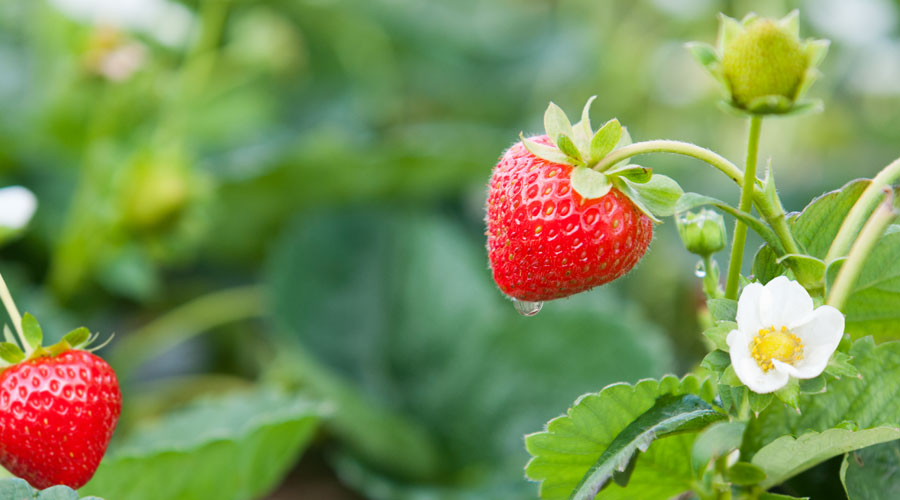
#> input picture strawberry.jpg, 900 x 500 px
$ jupyter execute --allow-errors Object_Detection.ipynb   (shell and % lines are left out)
#> lines starting #> are read from the running program, lines starting #| are printed output that depends on the picture; after the words box and inside, x2 and y2 are one past the last pixel; in counts of white or black regions, pixels touching at a corner belong together
[cell 1]
from __future__ import division
import cv2
import pandas as pd
import numpy as np
import matplotlib.pyplot as plt
import numpy as np

[cell 2]
def show(image):
    plt.figure(figsize=(15, 15))
    plt.imshow(image, interpolation='nearest')

def show_hsv(hsv):
    rgb = cv2.cvtColor(hsv, cv2.COLOR_HSV2RGB)
    show(rgb)

def show_mask(mask):
    plt.figure(figsize=(10, 10))
    plt.imshow(mask, cmap='gray')

def overlay_mask(mask, image):
    rgb_mask = cv2.cvtColor(mask, cv2.COLOR_GRAY2RGB)
    img = cv2.addWeighted(rgb_mask, 0.5, image, 0.5, 0)
    show(img)

[cell 3]
image = cv2.imread('strawberry.jpg')
#> image is the input picture: shape (500, 900, 3); mean B, G, R 84.3, 144.2, 121.5

[cell 4]
image.shape
#> Out = (500, 900, 3)

[cell 5]
import pandas as pd
m, n, r = image.shape
#> m = 500; n = 900; r = 3
arr = image.reshape(m*n, -1)
df = pd.DataFrame(arr, columns=['b', 'g', 'r'])
#> df = table of 450000 rows and 3 columns
df.describe()
#> Out = table of 8 rows and 3 columns

[cell 6]
image = cv2.cvtColor(image, cv2.COLOR_BGR2RGB)

image = cv2.resize(image, None, fx=1/3, fy=1/3)
#> image: shape (167, 300, 3)

[cell 7]
show(image)

[cell 8]
# Show Red/Green/Blue
images = []
for i in [0, 1, 2]:
    colour = image.copy()
    if i != 0: colour[:,:,0] = 0
    if i != 1: colour[:,:,1] = 0
    if i != 2: colour[:,:,2] = 0
    images.append(colour)
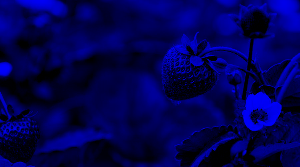
#> colour: shape (167, 300, 3); mean R, G, B 0, 0, 84.2
#> after the loop, images = 3 items

show(np.vstack(images))
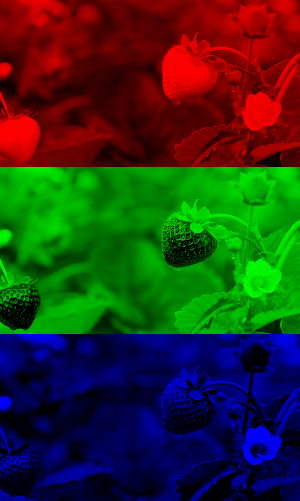
#> shown: shape (501, 300, 3); mean R, G, B 40.5, 48.1, 28.1

[cell 9]
def show_rgb_hist(image):
    colours = ['r', 'g', 'b']
    for i, c in enumerate(colours):
        plt.figure(figsize=(20, 4))
        histr = cv2.calcHist([image], [i], None, [256], [0, 256])
        f2 = np.vectorize(f)
        if c == 'r': colours = [((i/256, 0, 0)) for i in range(0, 256)]
        if c == 'g': colours = [((0, i/256, 0)) for i in range(0, 256)]
        if c == 'b': colours = [((0, 0, i/256)) for i in range(0, 256)]

        plt.bar(range(0, 256), list((histr.reshape(1, -1))[0]), color=colours, edgecolor = colours, width=1)

        plt.show()

#> (the rest of this cell did not finish here and is left out)

[cell 10]
# Convert from RGB to HSV
hsv = cv2.cvtColor(image, cv2.COLOR_RGB2HSV)
#> hsv: shape (167, 300, 3); mean H, S, V 55.9, 126.8, 155.9

images = []
for i in [0,1,2]:
    colour = hsv.copy()
    if i != 0: colour[:, :, 0] = 0
    if i != 1: colour[:, :, 1] = 255
    if i != 2: colour[:, :, 2] = 255
    images.append(colour)
#> colour: shape (167, 300, 3); mean H, S, V 0, 255, 155.9

hsv_stack = np.vstack(images)
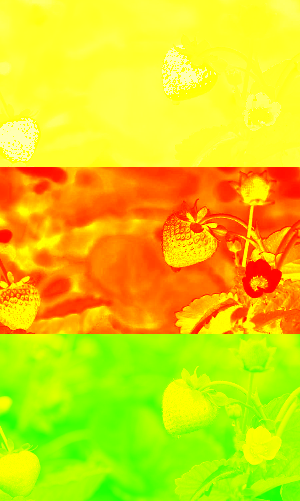
#> hsv_stack: shape (501, 300, 3); mean of channels 0, 1, 2 18.6, 212.3, 222; drawn as B, G, R
rgb_stack = cv2.cvtColor(hsv_stack, cv2.COLOR_HSV2RGB)
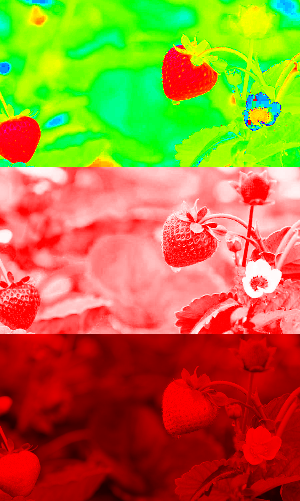
#> rgb_stack: shape (501, 300, 3); mean R, G, B 171.2, 120.8, 51
show(rgb_stack)

[cell 11]
import matplotlib
from matplotlib import colors
matplotlib.rcParams.update({'font.size': 16})

def show_hsv_hist(image):
    # Hue
    plt.figure(figsize=(20, 3))
    histr = cv2.calcHist([image], [0], None, [180], [0, 180])
#> histr = 180 values, max 2183 at index 43, min 0 at index 108, mean 278.3
    plt.xlim([0, 180])
    colours = [colors.hsv_to_rgb((i/180, 1, 0.9)) for i in range(0, 180)]
    plt.bar(range(0, 180), histr.reshape(1, -1).tolist()[0], color=colours, edgecolor=colours, width=1)
    plt.title('Hue')

    # Saturation
    plt.figure(figsize=(20, 3))
    histr = cv2.calcHist([image], [1], None, [256], [0, 256])
#> histr = 256 values, max 1536 at index 255, min 0 at index 1, mean 195.7
    plt.xlim([0, 256])

    colours = [colors.hsv_to_rgb((0, i/256, 1)) for i in range(0, 256)]
    plt.bar(range(0, 256), histr.reshape(1, -1).tolist()[0], color=colours, edgecolor=colours, width=1)
    plt.title('Saturation')

    # Value
    plt.figure(figsize=(20, 3))
    histr = cv2.calcHist([image], [2], None, [256], [0, 256])
#> histr = 256 values, max 726 at index 255, min 0 at index 0, mean 195.7
    plt.xlim([0, 256])

    colours = [colors.hsv_to_rgb((0, 1, i/256)) for i in range(0, 256)]
    plt.bar(range(0, 256), histr.reshape(1, -1).tolist()[0], color=colours, edgecolor=colours, width=1)
    plt.title('Value')

show_hsv_hist(hsv)
#> figure, not shown here; tallest bar 2183 high, from x = 42.5 to 43.5
#> figure, not shown here; tallest bar 1536 high, from x = 254.5 to 255.5
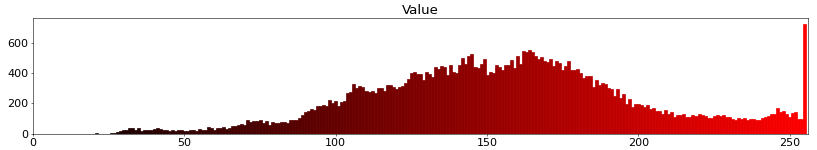
#> figure drawn by matplotlib, 1 panel; tallest bar 726 high, from x = 254.5 to 255.5

[cell 12]
# Blur Image
image_blur = cv2.GaussianBlur(image, (7,7), 0)
show(image_blur)

[cell 13]
image_blur_hsv = cv2.cvtColor(image_blur, cv2.COLOR_RGB2HSV)
#> image_blur_hsv: shape (167, 300, 3); mean H, S, V 54.6, 124.7, 155.6

# 0-10 hue
min_red = np.array([0, 100, 80])
max_red = np.array([10, 256, 256])
image_red1 = cv2.inRange(image_blur_hsv, min_red, max_red)
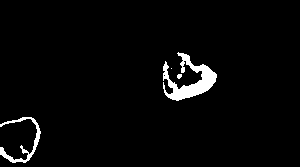
#> image_red1: shape (167, 300); 3% white; 4 white regions (1 under 20 px), largest, box (x1, y1, x2, y2) and area: (163, 52, 217, 101) 1053, (0, 117, 41, 163) 404, (177, 74, 182, 79) 20

# 170-180 hue
min_red2 = np.array([170, 100, 80])
max_red2 = np.array([180, 256, 256])
image_red2 = cv2.inRange(image_blur_hsv, min_red2, max_red2)
#> image_red2: shape (167, 300); 3.6% white; 5 white regions (2 under 20 px), largest, box (x1, y1, x2, y2) and area: (0, 119, 37, 160) 1116, (166, 53, 202, 89) 622, (163, 79, 173, 94) 75

show_mask(image_red1)
show_mask(image_red2)
image_red = image_red1 + image_red2
#> image_red: shape (167, 300); 6.6% white; 2 white regions, box (x1, y1, x2, y2) and area: (163, 52, 217, 101) 1775, (0, 117, 41, 163) 1520
show_mask(image_red)

[cell 14]
kernel = cv2.getStructuringElement(cv2.MORPH_ELLIPSE, (15, 15))

# Fill small gaps
image_red_closed = cv2.morphologyEx(image_red, cv2.MORPH_CLOSE, kernel)
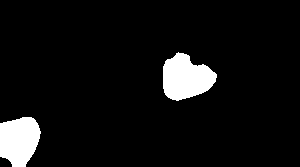
#> image_red_closed: shape (167, 300); 6.8% white; 2 white regions, box (x1, y1, x2, y2) and area: (163, 52, 217, 101) 1798, (0, 117, 41, 167) 1601
show_mask(image_red_closed)

# Remove specks
image_red_closed_then_opened = cv2.morphologyEx(image_red_closed, cv2.MORPH_OPEN, kernel)
#> image_red_closed_then_opened: shape (167, 300); 6.7% white; 2 white regions
show_mask(image_red_closed_then_opened)

[cell 15]
def find_biggest_contour(image):

    # Copy to prevent modification
    image = image.copy()
    contours, hierarchy = cv2.findContours(image, cv2.RETR_LIST, cv2.CHAIN_APPROX_SIMPLE)
#> contours = 2 contours; box (x1, y1, x2, y2) and area: (163, 53, 216, 101) 1700, (0, 117, 40, 167) 1521
    print(len(contours))
#| 2

    # Isolate largest contour
    contour_sizes = [(cv2.contourArea(contour), contour) for contour in contours]
#> contour_sizes = 2 items
    biggest_contour = max(contour_sizes, key=lambda x: x[0])[1]
#> biggest_contour = contour of 69 points, box (x1, y1, x2, y2) (163, 53, 216, 101), area 1700

    mask = np.zeros(image.shape, np.uint8)
    cv2.drawContours(mask, [biggest_contour], -1, 255, -1)
#> mask: shape (167, 300); 3.5% white; 1 white region, box (x1, y1, x2, y2) and area: (163, 53, 216, 101) 1773
    return biggest_contour, mask

big_contour, red_mask = find_biggest_contour(image_red_closed_then_opened)
#> big_contour has the same summary as biggest_contour in find_biggest_contour
show_mask(red_mask)

[cell 16]
overlay_mask(red_mask, image)
#> in overlay_mask, `img = cv2.addWeighted(rgb_mask, 0.5, image, 0.5, 0)`:
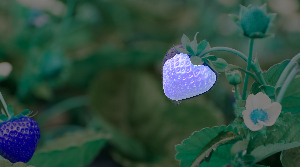
#> img: shape (167, 300, 3); mean B, G, R 65.2, 76.6, 46.6

[cell 17]
# Centre of mass
moments = cv2.moments(red_mask)
#> moments = moments, m00 452115, centre m10/m00, m01/m00 = (185.5, 77.7)
centre_of_mass = int(moments['m10'] / moments['m00']), int(moments['m01'] / moments['m00'])
#> centre_of_mass = (185, 77)
image_with_com = image.copy()
cv2.circle(image_with_com, centre_of_mass, 10, (0, 255, 0), -1, cv2.LINE_AA)
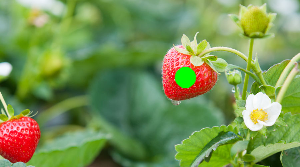
#> image_with_com: shape (167, 300, 3); mean R, G, B 119.7, 145.6, 83.8
show(image_with_com)

# Bounding ellipse
image_with_ellipse = image.copy()
ellipse = cv2.fitEllipse(big_contour)
#> ellipse = ((183.3, 77.56), (42.53, 57.73), 90.07)
cv2.ellipse(image_with_ellipse, ellipse, (0,255,0), 2)
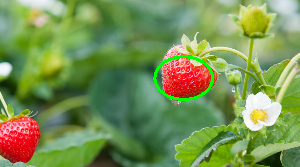
#> image_with_ellipse: shape (167, 300, 3); mean R, G, B 119.9, 145.5, 83.4
show(image_with_ellipse)
